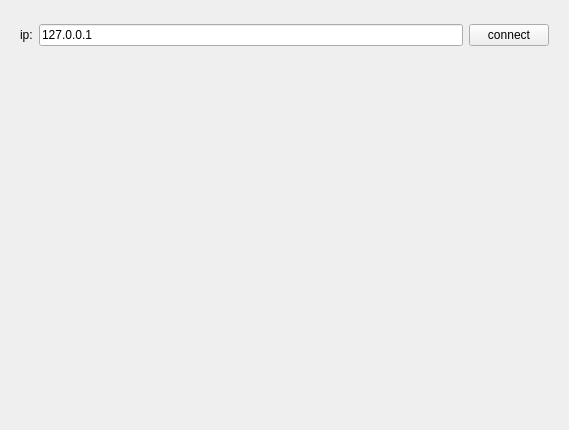
<?xml version="1.0" encoding="UTF-8"?>
<ui version="4.0">
 <class>DRemoteMonitorForm</class>
 <widget class="QWidget" name="DRemoteMonitorForm">
  <property name="geometry">
   <rect>
    <x>0</x>
    <y>0</y>
    <width>569</width>
    <height>430</height>
   </rect>
  </property>
  <property name="windowTitle">
   <string>RemoteMonitor</string>
  </property>
  <layout class="QVBoxLayout" name="verticalLayout_2">
   <item>
    <widget class="QWidget" name="widget" native="true">
     <layout class="QVBoxLayout" name="verticalLayout">
      <item>
       <widget class="QWidget" name="widget_connect" native="true">
        <property name="maximumSize">
         <size>
          <width>16777215</width>
          <height>30</height>
         </size>
        </property>
        <layout class="QHBoxLayout" name="horizontalLayout">
         <property name="leftMargin">
          <number>0</number>
         </property>
         <property name="topMargin">
          <number>0</number>
         </property>
         <property name="rightMargin">
          <number>0</number>
         </property>
         <property name="bottomMargin">
          <number>0</number>
         </property>
         <item>
          <widget class="QLabel" name="label_ip">
           <property name="text">
            <string>ip:</string>
           </property>
          </widget>
         </item>
         <item>
          <widget class="QLineEdit" name="lineEdit_ip">
           <property name="text">
            <string>127.0.0.1</string>
           </property>
          </widget>
         </item>
         <item>
          <widget class="QPushButton" name="pushButton_connect">
           <property name="text">
            <string>connect</string>
           </property>
          </widget>
         </item>
        </layout>
       </widget>
      </item>
      <item>
       <widget class="QLabel" name="label_image">
        <property name="text">
         <string/>
        </property>
       </widget>
      </item>
     </layout>
    </widget>
   </item>
  </layout>
 </widget>
 <resources/>
 <connections/>
</ui>
